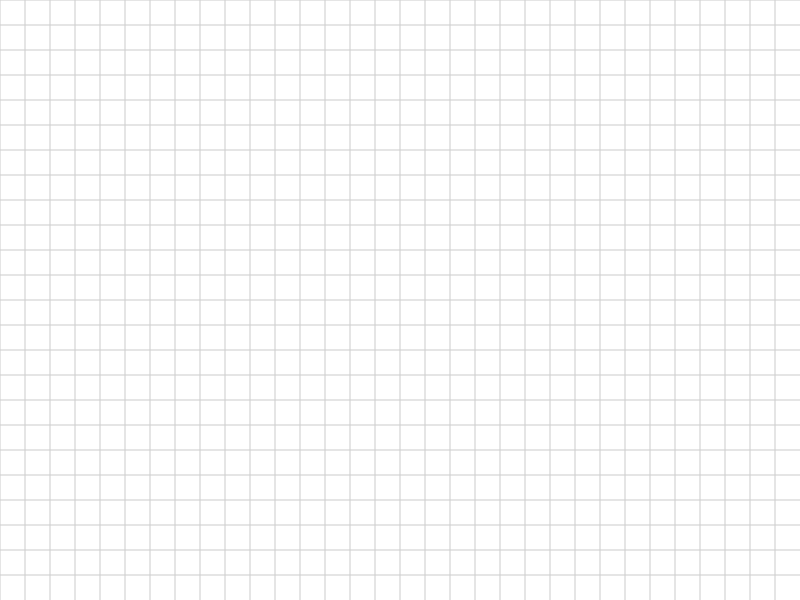

This figure's Python source:
import cairo

WIDTH, HEIGHT = 800, 600
surface = cairo.ImageSurface(cairo.FORMAT_ARGB32, WIDTH, HEIGHT)
context = cairo.Context(surface)


def draw_grid(ctx, width, height, spacing):
    ctx.set_source_rgb(0.8, 0.8, 0.8)
    ctx.set_line_width(1)

    for x in range(0, width, spacing):
        ctx.move_to(x, 0)
        ctx.line_to(x, height)

    for y in range(0, height, spacing):
        ctx.move_to(0, y)
        ctx.line_to(width, y)

    ctx.stroke()

draw_grid(context, WIDTH, HEIGHT, 25)

surface.write_to_png("grid.png")
print("Grid image created!")
